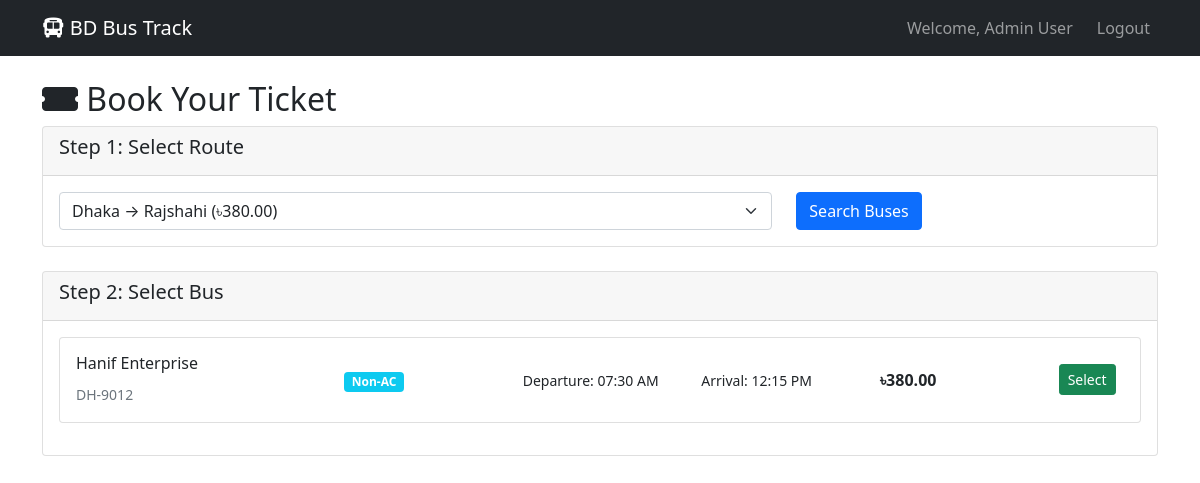
Page /booking.php?route_id=3 (signed in) on the committed database.
### tables this page shows
CREATE TABLE buses (
    id INT AUTO_INCREMENT PRIMARY KEY,
    bus_number VARCHAR(20) UNIQUE NOT NULL,
    bus_name VARCHAR(100) NOT NULL,
    route_id INT,
    total_seats INT DEFAULT 40,
    bus_type ENUM('AC', 'Non-AC') DEFAULT 'Non-AC',
    current_lat DECIMAL(10, 8) DEFAULT NULL,
    current_lng DECIMAL(11, 8) DEFAULT NULL,
    status ENUM('active', 'inactive', 'maintenance') DEFAULT 'active',
    departure_time TIME NOT NULL,
    arrival_time TIME NOT NULL,
    FOREIGN KEY (route_id) REFERENCES routes(id)
);

CREATE TABLE routes (
    id INT AUTO_INCREMENT PRIMARY KEY,
    route_name VARCHAR(100) NOT NULL,
    from_city VARCHAR(50) NOT NULL,
    to_city VARCHAR(50) NOT NULL,
    distance INT NOT NULL,
    duration VARCHAR(20) NOT NULL,
    fare DECIMAL(10,2) NOT NULL,
    created_at TIMESTAMP DEFAULT CURRENT_TIMESTAMP
);

### booking.php (the view, shortened to what this page needs)
<?php
$conn = getConnection();
$routes_query = "SELECT * FROM routes ORDER BY route_name";
$routes_result = $conn->query($routes_query);
if (isset($_GET['route_id'])) {
    $route_id = $_GET['route_id'];
    $buses_query = "SELECT b.*, r.route_name, r.from_city, r.to_city, r.fare FROM buses b JOIN routes r ON b.route_id = r.id WHERE b.route_id = ? AND b.status = 'active'";
    $buses_stmt = $conn->prepare($buses_query);
    $buses_stmt->bind_param("i", $route_id);
    $buses_stmt->execute();
    $buses_result = $buses_stmt->get_result();
}
?>
<!DOCTYPE html>
<html lang="en">
<head>
    <link href="https://cdn.jsdelivr.net/npm/bootstrap@5.1.3/dist/css/bootstrap.min.css" rel="stylesheet">
    <link href="https://cdnjs.cloudflare.com/ajax/libs/font-awesome/6.0.0/css/all.min.css" rel="stylesheet">
</head>
<body>
    <nav class="navbar navbar-expand-lg navbar-dark bg-dark">
        <div class="container">
            <a class="navbar-brand" href="index.html">
                <i class="fas fa-bus"></i> BD Bus Track
            </a>
            <div class="navbar-nav ms-auto">
                <span class="navbar-text me-3">Welcome, <?php echo $_SESSION['user_name']; ?></span>
                <a class="nav-link" href="logout.php">Logout</a>
            </div>
        </div>
    </nav>
    <div class="container mt-4">
        <h2><i class="fas fa-ticket-alt"></i> Book Your Ticket</h2>
        <div class="card mb-4">
            <div class="card-header">
                <h5>Step 1: Select Route</h5>
            </div>
            <div class="card-body">
                <form method="GET">
                    <div class="row">
                        <div class="col-md-8">
                            <select name="route_id" class="form-select" required>
                                <?php while ($route = $routes_result->fetch_assoc()): ?>
                                    <option value="<?php echo $route['id']; ?>" <?php echo (isset($_GET['route_id']) && $_GET['route_id'] == $route['id']) ? 'selected' : ''; ?>>
                                        <?php echo $route['from_city'] . ' → ' . $route['to_city'] . ' (৳' . $route['fare'] . ')'; ?>
                                    </option>
                                <?php endwhile; ?>
                            </select>
                        </div>
                        <div class="col-md-4">
                            <button type="submit" class="btn btn-primary">Search Buses</button>
                        </div>
                    </div>
                </form>
            </div>
        </div>
        <?php if (isset($buses_result) && $buses_result->num_rows > 0): ?>
        <div class="card mb-4">
            <div class="card-header">
                <h5>Step 2: Select Bus</h5>
            </div>
            <div class="card-body">
                <?php while ($bus = $buses_result->fetch_assoc()): ?>
                <div class="card mb-3">
                    <div class="card-body">
                        <div class="row align-items-center">
                            <div class="col-md-3">
                                <h6><?php echo $bus['bus_name']; ?></h6>
                                <small class="text-muted"><?php echo $bus['bus_number']; ?></small>
                            </div>
                            <div class="col-md-2">
                                <span class="badge bg-info"><?php echo $bus['bus_type']; ?></span>
                            </div>
                            <div class="col-md-2">
                                <small>Departure: <?php echo date('h:i A', strtotime($bus['departure_time'])); ?></small>
                            </div>
                            <div class="col-md-2">
                                <small>Arrival: <?php echo date('h:i A', strtotime($bus['arrival_time'])); ?></small>
                            </div>
                            <div class="col-md-2">
                                <strong>৳<?php echo $bus['fare']; ?></strong>
                            </div>
                            <div class="col-md-1">
                                <button class="btn btn-sm btn-success" onclick="selectBus(<?php echo $bus['id']; ?>, '<?php echo $bus['bus_name']; ?>', <?php echo $bus['fare']; ?>)">
                                    Select
                                </button>
                            </div>
                        </div>
                    </div>
                </div>
                <?php endwhile; ?>
            </div>
        </div>
        <?php endif; ?>
    </div>
</body>
</html>

### rows in the picture
buses: bus_name "Hanif Enterprise", bus_number "DH-9012", bus_type "Non-AC", departure_time "07:30 AM", arrival_time "12:15 PM", route.fare "380.00"

### other values in the picture
$_SESSION['user_name'] "Admin User"
form field route_id "Dhaka → Rajshahi (৳380.00)"
